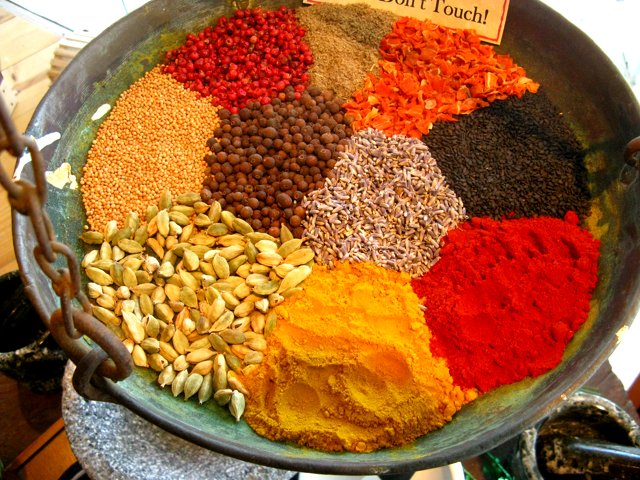
#> input picture images/spice_1.jpg, 640 x 480 px, found by its file name
$ jupyter execute 4_segmentation.ipynb   (shell and % lines are left out)   (older library calls are emulated)
#> lines starting #> are read from the running program, lines starting #| are printed output that depends on the picture
### scipy-2014/skdemo.py
from __future__ import division
import numpy as np
import matplotlib.pyplot as plt
from scipy.ndimage import grey_dilation

from skimage import img_as_float
from skimage import color
from skimage import exposure
from skimage.util.dtype import dtype_limits


__all__ = ['imshow_all', 'imshow_with_histogram', 'mean_filter_demo',
           'mean_filter_interactive_demo', 'plot_cdf', 'plot_histogram']


# Gray-scale images should actually be gray!
plt.rcParams['image.cmap'] = 'gray'


#--------------------------------------------------------------------------
#  Custom `imshow` functions
#--------------------------------------------------------------------------

# [17 lines left out: function imshow_rgb_shifted, not called in this run]


def imshow_all(*images, **kwargs):
    """ Plot a series of images side-by-side.

    Convert all images to float so that images have a common intensity range.

    Parameters
    ----------
    limits : str
        Control the intensity limits. By default, 'image' is used set the
        min/max intensities to the min/max of all images. Setting `limits` to
        'dtype' can also be used if you want to preserve the image exposure.
    titles : list of str
        Titles for subplots. If the length of titles is less than the number
        of images, empty strings are appended.
    kwargs : dict
        Additional keyword-arguments passed to `imshow`.
    """
    images = [img_as_float(img) for img in images]

    titles = kwargs.pop('titles', [])
    if len(titles) != len(images):
        titles = list(titles) + [''] * (len(images) - len(titles))

    limits = kwargs.pop('limits', 'image')
    if limits == 'image':
        kwargs.setdefault('vmin', min(img.min() for img in images))
        kwargs.setdefault('vmax', max(img.max() for img in images))
    elif limits == 'dtype':
        vmin, vmax = dtype_limits(images[0])
        kwargs.setdefault('vmin', vmin)
        kwargs.setdefault('vmax', vmax)

    nrows, ncols = kwargs.get('shape', (1, len(images)))

    size = nrows * kwargs.pop('size', 5)
    width = size * len(images)
    if nrows > 1:
        width /= nrows * 1.33
    fig, axes = plt.subplots(nrows=nrows, ncols=ncols, figsize=(width, size))
    for ax, img, label in zip(axes.ravel(), images, titles):
        ax.imshow(img, **kwargs)
        ax.set_title(label)


# [141 lines left out: functions imshow_with_histogram, match_axes_height, plot_cdf, plot_histogram, _plot_histogram, iter_channels and 5 more, not called in this run]

### scipy-2014/solved/4_segmentation.ipynb
# Image analysis fundamentals 4: segmentation

Segmentation is the division of an image into "meaningful" regions. If you've seen The Terminator, you've seen image segmentation:

In `scikit-image`, you can find segmentation functions in the `segmentation` package (oddly enough), with one exception: the `watershed` function is in `morphology`, because it's a bit of both. We'll use two algorithms, SLIC and watershed, and just discuss the rest, and applications of each.

There are two kinds of segmentation: *contrast-based* and *boundary-based*. The first is used when the regions of the image you are trying to divide have different characteristics, such as a red flower on a green background. The second is used when you want to segment an image in which borders between objects are prominent, but objects themselves are not very distinct. For example, a pile of oranges.

## Image types: contrast

SLIC is a segmentation algorithm of the first kind: it's clustering pixels in both space and color. (Simple Linear Iterative Clustering.) Therefore, regions of space that are similar in color will end up in the same segment.

Let's try to segment this image:

![Spice, by Clyde
Robinson](images/spice_1.jpg)

(Photo by Flickr user Clyde Robinson, used under CC-BY 2.0 license.)

The SLIC function takes two parameters: the desired number of segments, and the "compactness", which is the relative weighting of the space and color dimensions. The higher the compactness, the more "square" the returned segments.

[cell 1]
import numpy as np
from matplotlib import pyplot as plt

[cell 2]
import skdemo
plt.rcParams['image.cmap'] = 'cubehelix'
from skimage import io, segmentation as seg, color
url = 'images/spice_1.jpg'
image = io.imread(url)
#> image is the input picture: shape (480, 640, 3); mean R, G, B 159.6, 97.7, 51.1
labels = seg.slic(image, n_segments=18, compactness=10)
#> labels: shape (480, 640) int64; 11 distinct labels, from 1 to 11
skdemo.imshow_all(image, labels.astype(float) / labels.max())

We can try to create a nicer visualization for `labels`: each segment will be represented by its average color.

[cell 3]
def mean_color(image, labels):
    out = np.zeros_like(image)
    for label in np.unique(labels):
        indices = np.nonzero(labels == label)
        out[indices] = np.mean(image[indices], axis=0)
#> this loop made 11 passes
#> indices on passes 1 to 11: 8621 positions, rows 0 to 113, columns 0 to 150, 39636 positions, rows 0 to 423, columns 0 to 504, 20863 positions, rows 0 to 140, columns 295 to 537, 58285 positions, rows 0 to 412, columns 304 to 639, 12427 positions, rows 6 to 144, columns 159 to 350, 52596 positions, rows 64 to 360, columns 77 to 351, 24667 positions, rows 211 to 403, columns 410 to 599, 31626 positions, rows 258 to 452, columns 208 to 463, 15117 positions, rows 272 to 479, columns 0 to 309, 32872 positions, rows 282 to 479, columns 106 to 639, 10490 positions, rows 367 to 479, columns 58 to 301
    return out

skdemo.imshow_all(image, mean_color(image, labels))
#> the loop in imshow_all (call 2), `for ax, img, label in zip(axes.ravel(), images, titles):` made 2 passes
#> label on passes 1 to 2: '', ''

Notice that some spices are broken up into "light" and "dark" parts. We have multiple parameters to control this:

- `enforce_connectivity`: Do some post-processing so that small regions get merged to adjacent big regions.

[cell 4]
labels = seg.slic(image, n_segments=18, compactness=10,
                  enforce_connectivity=True)
label_image = mean_color(image, labels)
#> the loop in mean_color (call 2), `for label in np.unique(labels):` made 11 passes
skdemo.imshow_all(image, label_image)

Yikes! It looks like a little too much merging went on! This is because of the intertwining of the labels. One way to avoid this is to blur the image before segmentation. Because this is so useful, a Gaussian blur is included in SLIC: just pass in the `sigma` parameter:

[cell 5]
labels = seg.slic(image, n_segments=18, compactness=10,
                  sigma=2, enforce_connectivity=True)
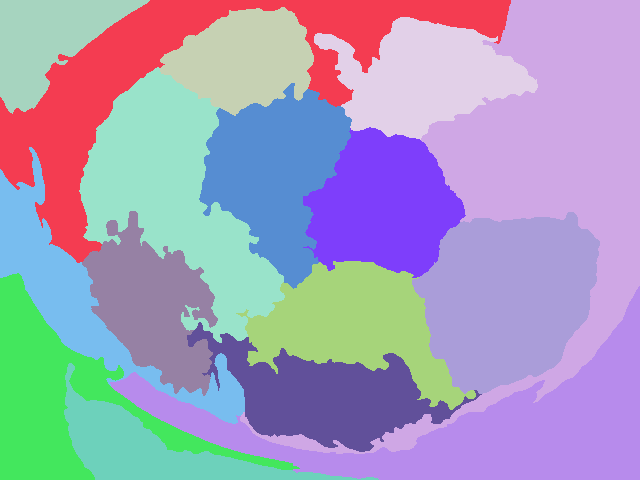
#> labels: shape (480, 640) int64; 16 distinct labels, from 1 to 16; one colour per label, 0 black
label_image = mean_color(image, labels)
skdemo.imshow_all(image, label_image)

Getting there! But it looks like some regions are merged together. We can alleviate this by increasing the number of segments:

[cell 6]
labels = seg.slic(image, n_segments=24, compactness=10,
                  sigma=2, enforce_connectivity=True)
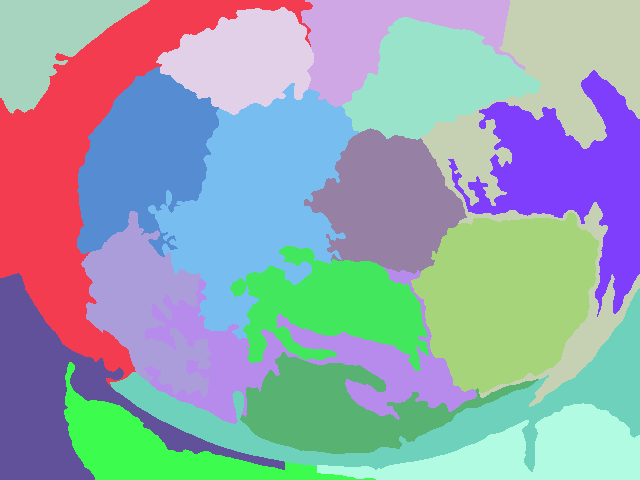
#> labels: shape (480, 640) int64; 19 distinct labels, from 1 to 19; one colour per label, 0 black
label_image = mean_color(image, labels)
skdemo.imshow_all(image, label_image)

That's looking pretty good! Some regions are still too squiggly though... Let's try jacking up the compactness:

[cell 7]
labels = seg.slic(image, n_segments=24, compactness=40,
                  sigma=2, enforce_connectivity=True)
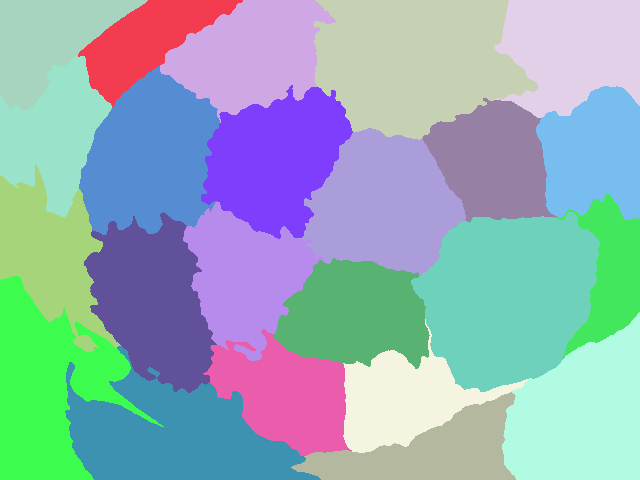
#> labels: shape (480, 640) int64; 23 distinct labels, from 1 to 23; one colour per label, 0 black
label_image = mean_color(image, labels)
#> the loop in mean_color (call 5), `for label in np.unique(labels):` made 23 passes
#> indices on passes 1 to 12: 8686 positions, rows 0 to 109, columns 0 to 147, 7556 positions, rows 0 to 106, columns 78 to 242, 13027 positions, rows 0 to 122, columns 160 to 335, 22943 positions, rows 0 to 139, columns 313 to 537, 13154 positions, rows 0 to 117, columns 494 to 639, 10078 positions, rows 55 to 216, columns 0 to 111, 16258 positions, rows 66 to 234, columns 79 to 219, 14944 positions, rows 85 to 238, columns 201 to 352, 10650 positions, rows 86 to 219, columns 536 to 639, 10978 positions, rows 98 to 221, columns 423 to 556, 16298 positions, rows 128 to 274, columns 298 to 465, 10916 positions, rows 164 to 351, columns 0 to 120
#> after the loop in mean_color (call 5), `for label in np.unique(labels):`:
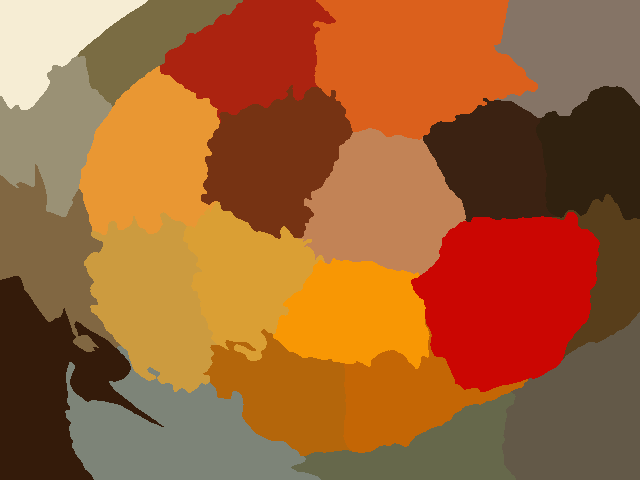
#> out: shape (480, 640, 3); mean R, G, B 159.1, 97.1, 50.6
skdemo.imshow_all(image, label_image)
#> the sliders are set to compactness = 102, n_segments = 62, sigma = 2.5, enforce_connectivity = True

**Exercise**: Write an interactive tool to explore the SLIC parameter space. Recall that the function signature is as follows:

[cell 8]
def islic(*args, **kwargs):
    s = seg.slic(image, *args, **kwargs)
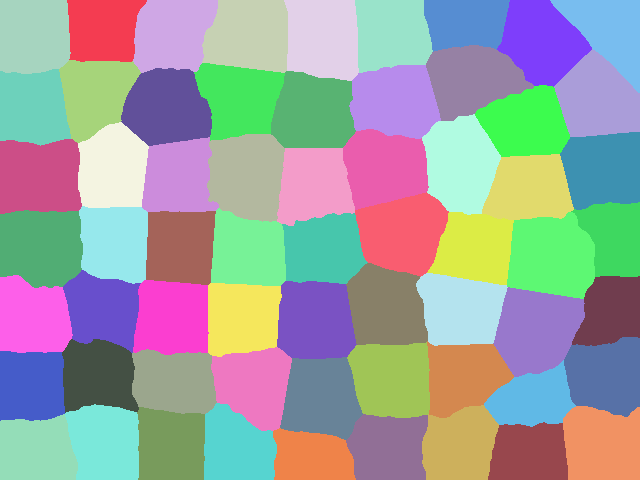
#> s: shape (480, 640) int64; 63 distinct labels, from 1 to 63; one colour per label, 0 black
    c = mean_color(image, s)
#> the loop in mean_color (call 6), `for label in np.unique(labels):` made 63 passes
#> indices on passes 1 to 12: 4918 positions, rows 0 to 73, columns 0 to 70, 4141 positions, rows 0 to 61, columns 67 to 146, 4982 positions, rows 0 to 72, columns 133 to 217, 5354 positions, rows 0 to 72, columns 202 to 287, 5350 positions, rows 0 to 80, columns 284 to 358, 4771 positions, rows 0 to 72, columns 355 to 432, 3691 positions, rows 0 to 51, columns 424 to 509, 5346 positions, rows 0 to 86, columns 497 to 591, 4336 positions, rows 0 to 92, columns 550 to 639, 5316 positions, rows 45 to 120, columns 426 to 533, 5297 positions, rows 49 to 136, columns 554 to 639, 4602 positions, rows 60 to 142, columns 59 to 140
#> after the loop in mean_color (call 6), `for label in np.unique(labels):`:
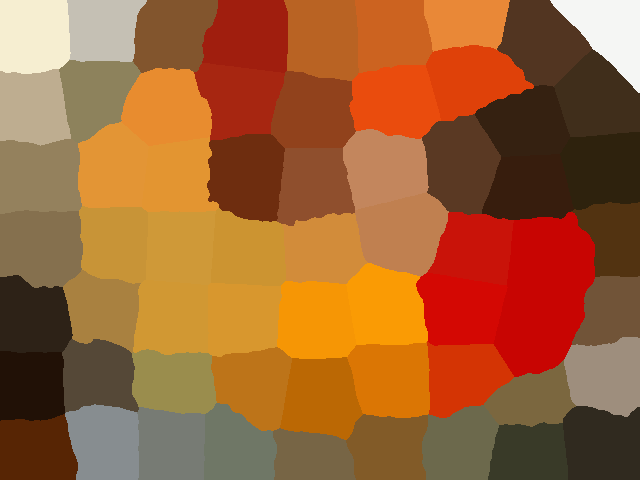
#> out: shape (480, 640, 3); mean R, G, B 159.1, 97.2, 50.7
    skdemo.imshow_all(image, c)

from IPython.html import widgets
w = widgets.interactive(islic, compactness=(5, 200, 10),
                        n_segments=(25, 100, 5),
                        sigma=(0., 5., 0.1),
                        enforce_connectivity=True)
w.msg_throttle = 1
w

**Exercise**: Try segmenting the following image with a modification to the same tool:

"Spices" photo by Flickr user Riyaad Minty.
https://www.flickr.com/photos/riym/3326786046
Used under the Creative Commons CC-BY 2.0 license.

Note: this image is more challenging to segment because the color regions are different from one part of the image to the other. Try the `slic_zero` parameter in combination with different values for `n_segments`.

[cell 9]
url2 = 'images/spices.jpg'

## Image types: boundary images

Often, the contrast between regions is not sufficient to distinguish them, but there is a clear boundary between the two. Using an edge detector on these images, followed by a *watershed*, often gives very good segmentation. For example, look at the output of the Sobel filter on the coins image:

[cell 10]
from skimage import data, filter as filters
from matplotlib import pyplot as plt, cm
coins = data.coins()
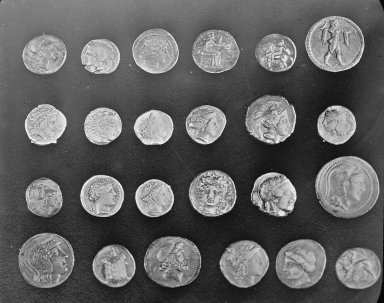
#> input picture skimage.data.coins(), 384 x 303 px
#> coins is the input picture: shape (303, 384); min 1, max 252, mean 96.9
edges = filters.sobel(coins)
plt.imshow(edges)
plt.colorbar()

The *watershed algorithm* finds the regions between these edges. It does so by envisioning the pixel intensity as height on a topographic map. It then "floods" the map from the bottom up, starting from seed points. These flood areas are called "watershed basins" and when they meet, they form the image segmentation.

Let's look at a one-dimensional example:

[cell 11]
from skimage.morphology import watershed
from scipy import ndimage as nd
image = np.array([[1, 0, 1, 2, 1, 3, 2, 0, 2, 4, 1, 0]])
seeds = nd.label(image == 0)[0]
plt.plot(image[0])
plt.plot(watershed(image, seeds)[0])
#> figure, not shown here; curve peaks at x = 9, y = 4; curve peaks at x = 9, y = 3

Let's find some seeds for `coins`. First, we compute the *distance transform* of a thresholded version of `edges`:

[cell 12]
from scipy import ndimage as nd
threshold = 0.4
distance_from_edge = nd.distance_transform_edt(edges < threshold)
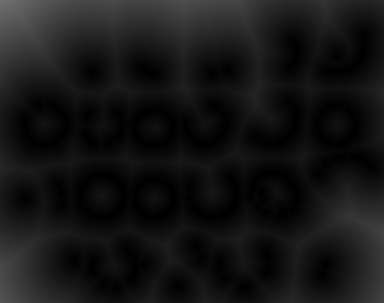
#> distance_from_edge: shape (303, 384) float64; min 0, max 111.7, mean 21.4
skdemo.imshow_all(coins / coins.max(),
                  edges / edges.max(),
                  distance_from_edge / distance_from_edge.max())
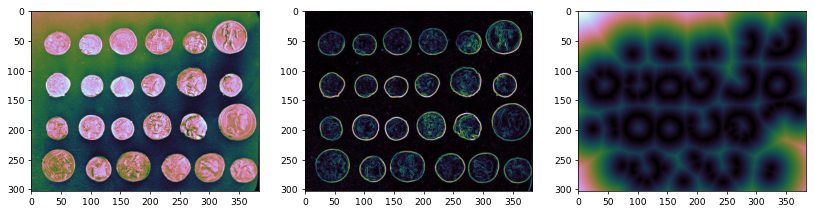
#> figure drawn by matplotlib, 3 panels

Then, we find the *peaks* in that image, which will act as the seeds, being as far away from the peaks as possible.

[cell 13]
from skimage import feature
peaks = feature.peak_local_max(distance_from_edge)
#> peaks = 233 pairs, first value 49 to 285, second value 31 to 365
peaks_image = np.zeros(coins.shape, np.bool)
peaks_image[tuple(np.transpose(peaks))] = True
seeds, num_seeds = nd.label(peaks_image)

We are now ready to perform the watershed:

[cell 14]
ws = watershed(edges, seeds)
#> ws: shape (303, 384) int32; 172 distinct labels, from 1 to 172
from skimage import color
plt.imshow(color.label2rgb(ws, coins))
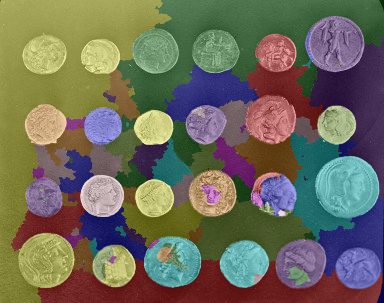
#> shown: shape (303, 384, 3) float64; mean R, G, B 0.434, 0.423, 0.359

$ run again, with images/balloon.jpg copied over images/spice_1.jpg
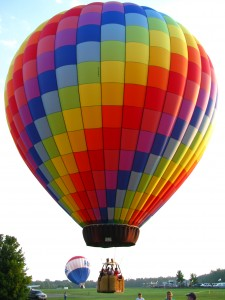
#> input picture images/balloon.jpg, 225 x 300 px, found by its file name
#> image is the input picture: shape (300, 225, 3); mean R, G, B 170.1, 140.5, 129.3
#> the loop in mean_color, `for label in np.unique(labels):` made 12 passes
#> indices on passes 1 to 8: 3227 positions, rows 0 to 117, columns 0 to 125, 8414 positions, rows 0 to 223, columns 123 to 224, 2810 positions, rows 1 to 163, columns 34 to 165, 3587 positions, rows 2 to 163, columns 6 to 102, 3916 positions, rows 3 to 189, columns 25 to 148, 4948 positions, rows 17 to 136, columns 46 to 175, 3100 positions, rows 47 to 128, columns 123 to 197, 2617 positions, rows 84 to 221, columns 52 to 122
#> the loop in imshow_all (call 2), `for ax, img, label in zip(axes.ravel(), images, titles):` made 2 passes
#> label on passes 1 to 2: '', ''
#> the loop in mean_color (call 2), `for label in np.unique(labels):` made 12 passes
#> s: shape (300, 225) int64; 63 distinct labels, from 1 to 63
#> the loop in mean_color (call 6), `for label in np.unique(labels):` made 63 passes
#> indices on passes 1 to 8: 1116 positions, rows 0 to 34, columns 0 to 34, 792 positions, rows 0 to 29, columns 31 to 73, 979 positions, rows 0 to 30, columns 57 to 98, 1195 positions, rows 0 to 39, columns 93 to 133, 922 positions, rows 0 to 30, columns 124 to 161, 1041 positions, rows 0 to 33, columns 159 to 192, 1031 positions, rows 0 to 33, columns 192 to 224, 1071 positions, rows 21 to 64, columns 23 to 61
#> after the loop in mean_color (call 6), `for label in np.unique(labels):`:
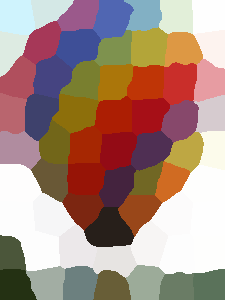
#> out: shape (300, 225, 3); mean R, G, B 169.6, 140, 128.8
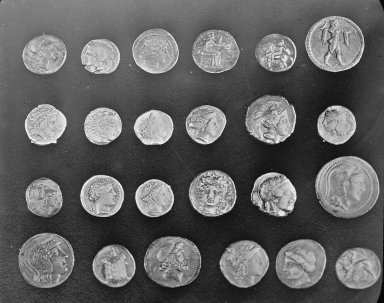
#> input picture skimage.data.coins(), 384 x 303 px
#> coins is the input picture: shape (303, 384); min 1, max 252, mean 96.9
#> peaks = 233 pairs, first value 49 to 285, second value 31 to 365
#> ws: shape (303, 384) int32; 172 distinct labels, from 1 to 172

$ run again, with images/bubbles.jpg copied over images/spice_1.jpg
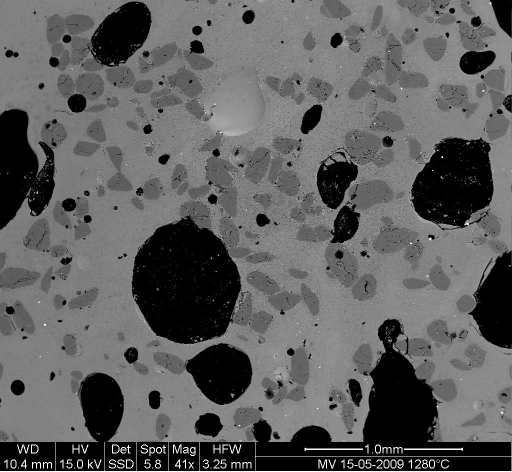
#> input picture images/bubbles.jpg, 1024 x 943 px, found by its file name (shown at 1/2 size)
#> image is the input picture: shape (943, 1024); min 0, max 255, mean 94.8
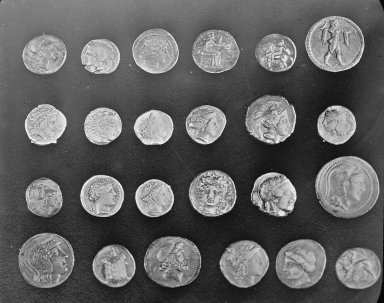
#> input picture skimage.data.coins(), 384 x 303 px
#> coins is the input picture: shape (303, 384); min 1, max 252, mean 96.9
#> peaks = 233 pairs, first value 49 to 285, second value 31 to 365
#> ws: shape (303, 384) int32; 172 distinct labels, from 1 to 172
